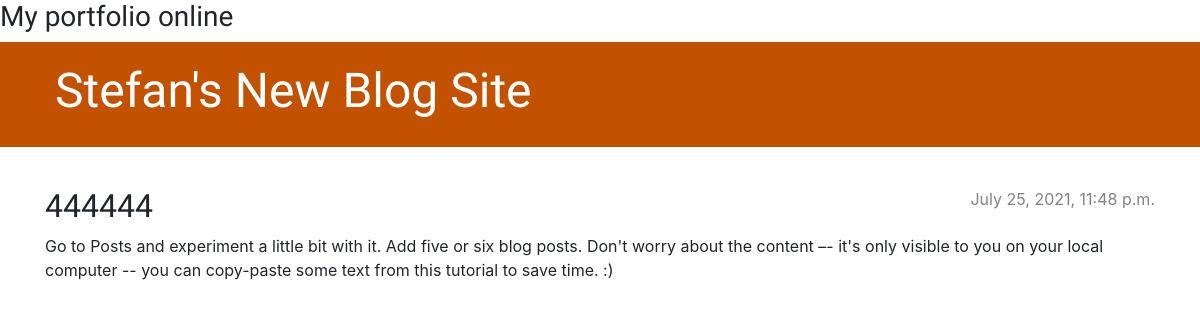
Screenshot of /post/3/ with the database file from the repository.
### blog/models.py (models this page shows, shortened)
class Post(models.Model):
    author = models.ForeignKey(settings.AUTH_USER_MODEL, on_delete=models.CASCADE)
    title = models.CharField(max_length=200)
    text = models.TextField()
    created_date = models.DateTimeField(default=timezone.now)
    published_date = models.DateTimeField(blank=True, null=True)

### blog/views.py (the view)
# urls.py: path('post/<int:pk>/', views.post_detail, name='post_detail'),
def post_detail(request, pk):
    post = get_object_or_404(Post, pk=pk)
    return render(request, 'blog/post_detail.html', {'post': post})

### blog/templates/blog/post_detail.html (shortened to what this page needs)
{% extends 'blog/base.html' %}
{% block content %}
    <article class="post">
        {% if post.published_date %}
            <time class="date">
                {{ post.published_date }}
            </time>
        {% endif %}
        <h2>{{ post.title }}</h2>
        <p>{{ post.text|linebreaksbr }}</p>
    </article>
{% endblock %}

### blog/static/css/blog.css (style rules this page uses)
h1, h2, h3, h4 { font-family: 'Lobster', cursive; }
.date { color: #828282; }
.post { margin-bottom: 70px; }
.post > .date, .post > .actions { float: right; }

### rows the page displays
Post: published_date "July 25, 2021, 11:48 p.m.", title "444444", text "Go to Posts and experiment a little bit with it. Add five or six blog posts. Don't worry about the content –- it's only visible to you on your local computer -- you can copy-paste some text from this tutorial to save time. :)"
